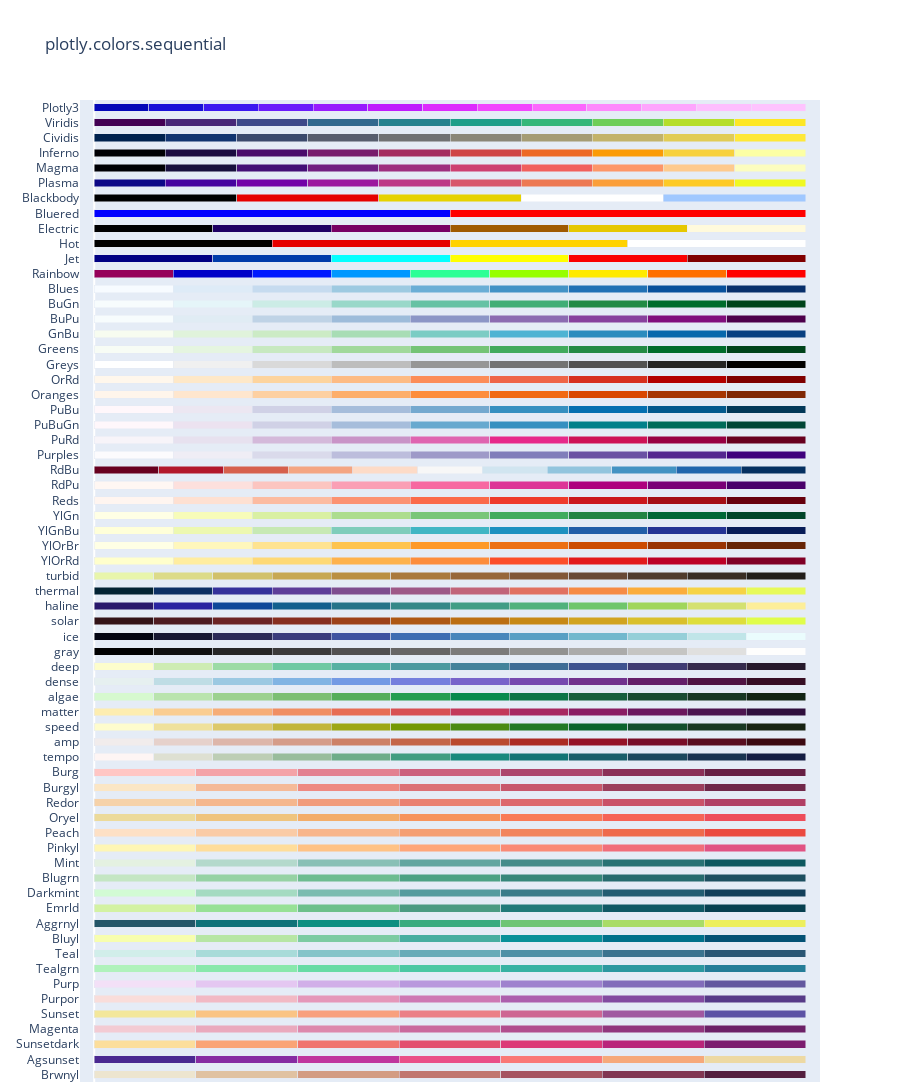

The notebook cell saved with this chart:
### Code cell
import plotly.express as px

fig = px.colors.sequential.swatches()
fig.show()

### Figure 1 — Plotly figure (JSON) as saved in the notebook; plotly's stock layout.template omitted (floating-point values rounded to 4 significant figures)
{"data": [{"customdata": [0, 1, 2, 3, 4, 5, 6], "hovertemplate": "%{y}[%{customdata}] = %{marker.color}<extra></extra>", "marker": {"color": ["rgb(237, 229, 207)", "rgb(224, 194, 162)", "rgb(211, 156, 131)", "rgb(193, 118, 111)", "rgb(166, 84, 97)", "rgb(129, 55, 83)", "rgb(84, 31, 63)"]}, "orientation": "h", "type": "bar", "x": [1, 1, 1, 1, 1, 1, 1], "y": ["Brwnyl", "Brwnyl", "Brwnyl", "Brwnyl", "Brwnyl", "Brwnyl", "Brwnyl"]}, {"customdata": [0, 1, 2, 3, 4, 5, 6], "hovertemplate": "%{y}[%{customdata}] = %{marker.color}<extra></extra>", "marker": {"color": ["rgb(75, 41, 145)", "rgb(135, 44, 162)", "rgb(192, 54, 157)", "rgb(234, 79, 136)", "rgb(250, 120, 118)", "rgb(246, 169, 122)", "rgb(237, 217, 163)"]}, "orientation": "h", "type": "bar", "x": [1, 1, 1, 1, 1, 1, 1], "y": ["Agsunset", "Agsunset", "Agsunset", "Agsunset", "Agsunset", "Agsunset", "Agsunset"]}, {"customdata": [0, 1, 2, 3, 4, 5, 6], "hovertemplate": "%{y}[%{customdata}] = %{marker.color}<extra></extra>", "marker": {"color": ["rgb(252, 222, 156)", "rgb(250, 164, 118)", "rgb(240, 116, 110)", "rgb(227, 79, 111)", "rgb(220, 57, 119)", "rgb(185, 37, 122)", "rgb(124, 29, 111)"]}, "orientation": "h", "type": "bar", "x": [1, 1, 1, 1, 1, 1, 1], "y": ["Sunsetdark", "Sunsetdark", "Sunsetdark", "Sunsetdark", "Sunsetdark", "Sunsetdark", "Sunsetdark"]}, {"customdata": [0, 1, 2, 3, 4, 5, 6], "hovertemplate": "%{y}[%{customdata}] = %{marker.color}<extra></extra>", "marker": {"color": ["rgb(243, 203, 211)", "rgb(234, 169, 189)", "rgb(221, 136, 172)", "rgb(202, 105, 157)", "rgb(177, 77, 142)", "rgb(145, 53, 125)", "rgb(108, 33, 103)"]}, "orientation": "h", "type": "bar", "x": [1, 1, 1, 1, 1, 1, 1], "y": ["Magenta", "Magenta", "Magenta", "Magenta", "Magenta", "Magenta", "Magenta"]}, {"customdata": [0, 1, 2, 3, 4, 5, 6], "hovertemplate": "%{y}[%{customdata}] = %{marker.color}<extra></extra>", "marker": {"color": ["rgb(243, 231, 155)", "rgb(250, 196, 132)", "rgb(248, 160, 126)", "rgb(235, 127, 134)", "rgb(206, 102, 147)", "rgb(160, 89, 160)", "rgb(92, 83, 165)"]}, "orientation": "h", "type": "bar", "x": [1, 1, 1, 1, 1, 1, 1], "y": ["Sunset", "Sunset", "Sunset", "Sunset", "Sunset", "Sunset", "Sunset"]}, {"customdata": [0, 1, 2, 3, 4, 5, 6], "hovertemplate": "%{y}[%{customdata}] = %{marker.color}<extra></extra>", "marker": {"color": ["rgb(249, 221, 218)", "rgb(242, 185, 196)", "rgb(229, 151, 185)", "rgb(206, 120, 179)", "rgb(173, 95, 173)", "rgb(131, 75, 160)", "rgb(87, 59, 136)"]}, "orientation": "h", "type": "bar", "x": [1, 1, 1, 1, 1, 1, 1], "y": ["Purpor", "Purpor", "Purpor", "Purpor", "Purpor", "Purpor", "Purpor"]}, {"customdata": [0, 1, 2, 3, 4, 5, 6], "hovertemplate": "%{y}[%{customdata}] = %{marker.color}<extra></extra>", "marker": {"color": ["rgb(243, 224, 247)", "rgb(228, 199, 241)", "rgb(209, 175, 232)", "rgb(185, 152, 221)", "rgb(159, 130, 206)", "rgb(130, 109, 186)", "rgb(99, 88, 159)"]}, "orientation": "h", "type": "bar", "x": [1, 1, 1, 1, 1, 1, 1], "y": ["Purp", "Purp", "Purp", "Purp", "Purp", "Purp", "Purp"]}, {"customdata": [0, 1, 2, 3, 4, 5, 6], "hovertemplate": "%{y}[%{customdata}] = %{marker.color}<extra></extra>", "marker": {"color": ["rgb(176, 242, 188)", "rgb(137, 232, 172)", "rgb(103, 219, 165)", "rgb(76, 200, 163)", "rgb(56, 178, 163)", "rgb(44, 152, 160)", "rgb(37, 125, 152)"]}, "orientation": "h", "type": "bar", "x": [1, 1, 1, 1, 1, 1, 1], "y": ["Tealgrn", "Tealgrn", "Tealgrn", "Tealgrn", "Tealgrn", "Tealgrn", "Tealgrn"]}, {"customdata": [0, 1, 2, 3, 4, 5, 6], "hovertemplate": "%{y}[%{customdata}] = %{marker.color}<extra></extra>", "marker": {"color": ["rgb(209, 238, 234)", "rgb(168, 219, 217)", "rgb(133, 196, 201)", "rgb(104, 171, 184)", "rgb(79, 144, 166)", "rgb(59, 115, 143)", "rgb(42, 86, 116)"]}, "orientation": "h", "type": "bar", "x": [1, 1, 1, 1, 1, 1, 1], "y": ["Teal", "Teal", "Teal", "Teal", "Teal", "Teal", "Teal"]}, {"customdata": [0, 1, 2, 3, 4, 5, 6], "hovertemplate": "%{y}[%{customdata}] = %{marker.color}<extra></extra>", "marker": {"color": ["rgb(247, 254, 174)", "rgb(183, 230, 165)", "rgb(124, 203, 162)", "rgb(70, 174, 160)", "rgb(8, 144, 153)", "rgb(0, 113, 139)", "rgb(4, 82, 117)"]}, "orientation": "h", "type": "bar", "x": [1, 1, 1, 1, 1, 1, 1], "y": ["Bluyl", "Bluyl", "Bluyl", "Bluyl", "Bluyl", "Bluyl", "Bluyl"]}, {"customdata": [0, 1, 2, 3, 4, 5, 6], "hovertemplate": "%{y}[%{customdata}] = %{marker.color}<extra></extra>", "marker": {"color": ["rgb(36, 86, 104)", "rgb(15, 114, 121)", "rgb(13, 143, 129)", "rgb(57, 171, 126)", "rgb(110, 197, 116)", "rgb(169, 220, 103)", "rgb(237, 239, 93)"]}, "orientation": "h", "type": "bar", "x": [1, 1, 1, 1, 1, 1, 1], "y": ["Aggrnyl", "Aggrnyl", "Aggrnyl", "Aggrnyl", "Aggrnyl", "Aggrnyl", "Aggrnyl"]}, {"customdata": [0, 1, 2, 3, 4, 5, 6], "hovertemplate": "%{y}[%{customdata}] = %{marker.color}<extra></extra>", "marker": {"color": ["rgb(211, 242, 163)", "rgb(151, 225, 150)", "rgb(108, 192, 139)", "rgb(76, 155, 130)", "rgb(33, 122, 121)", "rgb(16, 89, 101)", "rgb(7, 64, 80)"]}, "orientation": "h", "type": "bar", "x": [1, 1, 1, 1, 1, 1, 1], "y": ["Emrld", "Emrld", "Emrld", "Emrld", "Emrld", "Emrld", "Emrld"]}, {"customdata": [0, 1, 2, 3, 4, 5, 6], "hovertemplate": "%{y}[%{customdata}] = %{marker.color}<extra></extra>", "marker": {"color": ["rgb(210, 251, 212)", "rgb(165, 219, 194)", "rgb(123, 188, 176)", "rgb(85, 156, 158)", "rgb(58, 124, 137)", "rgb(35, 93, 114)", "rgb(18, 63, 90)"]}, "orientation": "h", "type": "bar", "x": [1, 1, 1, 1, 1, 1, 1], "y": ["Darkmint", "Darkmint", "Darkmint", "Darkmint", "Darkmint", "Darkmint", "Darkmint"]}, {"customdata": [0, 1, 2, 3, 4, 5, 6], "hovertemplate": "%{y}[%{customdata}] = %{marker.color}<extra></extra>", "marker": {"color": ["rgb(196, 230, 195)", "rgb(150, 210, 164)", "rgb(109, 188, 144)", "rgb(77, 162, 132)", "rgb(54, 135, 122)", "rgb(38, 107, 110)", "rgb(29, 79, 96)"]}, "orientation": "h", "type": "bar", "x": [1, 1, 1, 1, 1, 1, 1], "y": ["Blugrn", "Blugrn", "Blugrn", "Blugrn", "Blugrn", "Blugrn", "Blugrn"]}, {"customdata": [0, 1, 2, 3, 4, 5, 6], "hovertemplate": "%{y}[%{customdata}] = %{marker.color}<extra></extra>", "marker": {"color": ["rgb(228, 241, 225)", "rgb(180, 217, 204)", "rgb(137, 192, 182)", "rgb(99, 166, 160)", "rgb(68, 140, 138)", "rgb(40, 114, 116)", "rgb(13, 88, 95)"]}, "orientation": "h", "type": "bar", "x": [1, 1, 1, 1, 1, 1, 1], "y": ["Mint", "Mint", "Mint", "Mint", "Mint", "Mint", "Mint"]}, {"customdata": [0, 1, 2, 3, 4, 5, 6], "hovertemplate": "%{y}[%{customdata}] = %{marker.color}<extra></extra>", "marker": {"color": ["rgb(254, 246, 181)", "rgb(255, 221, 154)", "rgb(255, 194, 133)", "rgb(255, 166, 121)", "rgb(250, 138, 118)", "rgb(241, 109, 122)", "rgb(225, 83, 131)"]}, "orientation": "h", "type": "bar", "x": [1, 1, 1, 1, 1, 1, 1], "y": ["Pinkyl", "Pinkyl", "Pinkyl", "Pinkyl", "Pinkyl", "Pinkyl", "Pinkyl"]}, {"customdata": [0, 1, 2, 3, 4, 5, 6], "hovertemplate": "%{y}[%{customdata}] = %{marker.color}<extra></extra>", "marker": {"color": ["rgb(253, 224, 197)", "rgb(250, 203, 166)", "rgb(248, 181, 139)", "rgb(245, 158, 114)", "rgb(242, 133, 93)", "rgb(239, 106, 76)", "rgb(235, 74, 64)"]}, "orientation": "h", "type": "bar", "x": [1, 1, 1, 1, 1, 1, 1], "y": ["Peach", "Peach", "Peach", "Peach", "Peach", "Peach", "Peach"]}, {"customdata": [0, 1, 2, 3, 4, 5, 6], "hovertemplate": "%{y}[%{customdata}] = %{marker.color}<extra></extra>", "marker": {"color": ["rgb(236, 218, 154)", "rgb(239, 196, 126)", "rgb(243, 173, 106)", "rgb(247, 148, 93)", "rgb(249, 123, 87)", "rgb(246, 99, 86)", "rgb(238, 77, 90)"]}, "orientation": "h", "type": "bar", "x": [1, 1, 1, 1, 1, 1, 1], "y": ["Oryel", "Oryel", "Oryel", "Oryel", "Oryel", "Oryel", "Oryel"]}, {"customdata": [0, 1, 2, 3, 4, 5, 6], "hovertemplate": "%{y}[%{customdata}] = %{marker.color}<extra></extra>", "marker": {"color": ["rgb(246, 210, 169)", "rgb(245, 183, 142)", "rgb(241, 156, 124)", "rgb(234, 129, 113)", "rgb(221, 104, 108)", "rgb(202, 82, 104)", "rgb(177, 63, 100)"]}, "orientation": "h", "type": "bar", "x": [1, 1, 1, 1, 1, 1, 1], "y": ["Redor", "Redor", "Redor", "Redor", "Redor", "Redor", "Redor"]}, {"customdata": [0, 1, 2, 3, 4, 5, 6], "hovertemplate": "%{y}[%{customdata}] = %{marker.color}<extra></extra>", "marker": {"color": ["rgb(251, 230, 197)", "rgb(245, 186, 152)", "rgb(238, 138, 130)", "rgb(220, 113, 118)", "rgb(200, 88, 108)", "rgb(156, 63, 93)", "rgb(112, 40, 74)"]}, "orientation": "h", "type": "bar", "x": [1, 1, 1, 1, 1, 1, 1], "y": ["Burgyl", "Burgyl", "Burgyl", "Burgyl", "Burgyl", "Burgyl", "Burgyl"]}, {"customdata": [0, 1, 2, 3, 4, 5, 6], "hovertemplate": "%{y}[%{customdata}] = %{marker.color}<extra></extra>", "marker": {"color": ["rgb(255, 198, 196)", "rgb(244, 163, 168)", "rgb(227, 129, 145)", "rgb(204, 96, 125)", "rgb(173, 70, 108)", "rgb(139, 48, 88)", "rgb(103, 32, 68)"]}, "orientation": "h", "type": "bar", "x": [1, 1, 1, 1, 1, 1, 1], "y": ["Burg", "Burg", "Burg", "Burg", "Burg", "Burg", "Burg"]}, {"customdata": [0, 1, 2, 3, 4, 5, 6, 7, 8, 9, 10, 11], "hovertemplate": "%{y}[%{customdata}] = %{marker.color}<extra></extra>", "marker": {"color": ["rgb(254, 245, 244)", "rgb(222, 224, 210)", "rgb(189, 206, 181)", "rgb(153, 189, 156)", "rgb(110, 173, 138)", "rgb(65, 157, 129)", "rgb(25, 137, 125)", "rgb(18, 116, 117)", "rgb(25, 94, 106)", "rgb(28, 72, 93)", "rgb(25, 51, 80)", "rgb(20, 29, 67)"]}, "orientation": "h", "type": "bar", "x": [1, 1, 1, 1, 1, 1, 1, 1, 1, 1, 1, 1], "y": ["tempo", "tempo", "tempo", "tempo", "tempo", "tempo", "tempo", "tempo", "tempo", "tempo", "tempo", "tempo"]}, {"customdata": [0, 1, 2, 3, 4, 5, 6, 7, 8, 9, 10, 11], "hovertemplate": "%{y}[%{customdata}] = %{marker.color}<extra></extra>", "marker": {"color": ["rgb(241, 236, 236)", "rgb(230, 209, 203)", "rgb(221, 182, 170)", "rgb(213, 156, 137)", "rgb(205, 129, 103)", "rgb(196, 102, 73)", "rgb(186, 74, 47)", "rgb(172, 44, 36)", "rgb(149, 19, 39)", "rgb(120, 14, 40)", "rgb(89, 13, 31)", "rgb(60, 9, 17)"]}, "orientation": "h", "type": "bar", "x": [1, 1, 1, 1, 1, 1, 1, 1, 1, 1, 1, 1], "y": ["amp", "amp", "amp", "amp", "amp", "amp", "amp", "amp", "amp", "amp", "amp", "amp"]}, {"customdata": [0, 1, 2, 3, 4, 5, 6, 7, 8, 9, 10, 11], "hovertemplate": "%{y}[%{customdata}] = %{marker.color}<extra></extra>", "marker": {"color": ["rgb(254, 252, 205)", "rgb(239, 225, 156)", "rgb(221, 201, 106)", "rgb(194, 182, 59)", "rgb(157, 167, 21)", "rgb(116, 153, 5)", "rgb(75, 138, 20)", "rgb(35, 121, 36)", "rgb(11, 100, 44)", "rgb(18, 78, 43)", "rgb(25, 56, 34)", "rgb(23, 35, 18)"]}, "orientation": "h", "type": "bar", "x": [1, 1, 1, 1, 1, 1, 1, 1, 1, 1, 1, 1], "y": ["speed", "speed", "speed", "speed", "speed", "speed", "speed", "speed", "speed", "speed", "speed", "speed"]}, {"customdata": [0, 1, 2, 3, 4, 5, 6, 7, 8, 9, 10, 11], "hovertemplate": "%{y}[%{customdata}] = %{marker.color}<extra></extra>", "marker": {"color": ["rgb(253, 237, 176)", "rgb(250, 205, 145)", "rgb(246, 173, 119)", "rgb(240, 142, 98)", "rgb(231, 109, 84)", "rgb(216, 80, 83)", "rgb(195, 56, 90)", "rgb(168, 40, 96)", "rgb(138, 29, 99)", "rgb(107, 24, 93)", "rgb(76, 21, 80)", "rgb(47, 15, 61)"]}, "orientation": "h", "type": "bar", "x": [1, 1, 1, 1, 1, 1, 1, 1, 1, 1, 1, 1], "y": ["matter", "matter", "matter", "matter", "matter", "matter", "matter", "matter", "matter", "matter", "matter", "matter"]}, {"customdata": [0, 1, 2, 3, 4, 5, 6, 7, 8, 9, 10, 11], "hovertemplate": "%{y}[%{customdata}] = %{marker.color}<extra></extra>", "marker": {"color": ["rgb(214, 249, 207)", "rgb(186, 228, 174)", "rgb(156, 209, 143)", "rgb(124, 191, 115)", "rgb(85, 174, 91)", "rgb(37, 157, 81)", "rgb(7, 138, 78)", "rgb(13, 117, 71)", "rgb(23, 95, 61)", "rgb(25, 75, 49)", "rgb(23, 55, 35)", "rgb(17, 36, 20)"]}, "orientation": "h", "type": "bar", "x": [1, 1, 1, 1, 1, 1, 1, 1, 1, 1, 1, 1], "y": ["algae", "algae", "algae", "algae", "algae", "algae", "algae", "algae", "algae", "algae", "algae", "algae"]}, {"customdata": [0, 1, 2, 3, 4, 5, 6, 7, 8, 9, 10, 11], "hovertemplate": "%{y}[%{customdata}] = %{marker.color}<extra></extra>", "marker": {"color": ["rgb(230, 240, 240)", "rgb(191, 221, 229)", "rgb(156, 201, 226)", "rgb(129, 180, 227)", "rgb(115, 154, 228)", "rgb(117, 127, 221)", "rgb(120, 100, 202)", "rgb(119, 74, 175)", "rgb(113, 50, 141)", "rgb(100, 31, 104)", "rgb(80, 20, 66)", "rgb(54, 14, 36)"]}, "orientation": "h", "type": "bar", "x": [1, 1, 1, 1, 1, 1, 1, 1, 1, 1, 1, 1], "y": ["dense", "dense", "dense", "dense", "dense", "dense", "dense", "dense", "dense", "dense", "dense", "dense"]}, {"customdata": [0, 1, 2, 3, 4, 5, 6, 7, 8, 9, 10, 11], "hovertemplate": "%{y}[%{customdata}] = %{marker.color}<extra></extra>", "marker": {"color": ["rgb(253, 253, 204)", "rgb(206, 236, 179)", "rgb(156, 219, 165)", "rgb(111, 201, 163)", "rgb(86, 177, 163)", "rgb(76, 153, 160)", "rgb(68, 130, 155)", "rgb(62, 108, 150)", "rgb(62, 82, 143)", "rgb(64, 60, 115)", "rgb(54, 43, 77)", "rgb(39, 26, 44)"]}, "orientation": "h", "type": "bar", "x": [1, 1, 1, 1, 1, 1, 1, 1, 1, 1, 1, 1], "y": ["deep", "deep", "deep", "deep", "deep", "deep", "deep", "deep", "deep", "deep", "deep", "deep"]}, {"customdata": [0, 1, 2, 3, 4, 5, 6, 7, 8, 9, 10, 11], "hovertemplate": "%{y}[%{customdata}] = %{marker.color}<extra></extra>", "marker": {"color": ["rgb(0, 0, 0)", "rgb(16, 16, 16)", "rgb(38, 38, 38)", "rgb(59, 59, 59)", "rgb(81, 80, 80)", "rgb(102, 101, 101)", "rgb(124, 123, 122)", "rgb(146, 146, 145)", "rgb(171, 171, 170)", "rgb(197, 197, 195)", "rgb(224, 224, 223)", "rgb(254, 254, 253)"]}, "orientation": "h", "type": "bar", "x": [1, 1, 1, 1, 1, 1, 1, 1, 1, 1, 1, 1], "y": ["gray", "gray", "gray", "gray", "gray", "gray", "gray", "gray", "gray", "gray", "gray", "gray"]}, {"customdata": [0, 1, 2, 3, 4, 5, 6, 7, 8, 9, 10, 11], "hovertemplate": "%{y}[%{customdata}] = %{marker.color}<extra></extra>", "marker": {"color": ["rgb(3, 5, 18)", "rgb(25, 25, 51)", "rgb(44, 42, 87)", "rgb(58, 60, 125)", "rgb(62, 83, 160)", "rgb(62, 109, 178)", "rgb(72, 134, 187)", "rgb(89, 159, 196)", "rgb(114, 184, 205)", "rgb(149, 207, 216)", "rgb(192, 229, 232)", "rgb(234, 252, 253)"]}, "orientation": "h", "type": "bar", "x": [1, 1, 1, 1, 1, 1, 1, 1, 1, 1, 1, 1], "y": ["ice", "ice", "ice", "ice", "ice", "ice", "ice", "ice", "ice", "ice", "ice", "ice"]}, {"customdata": [0, 1, 2, 3, 4, 5, 6, 7, 8, 9, 10, 11], "hovertemplate": "%{y}[%{customdata}] = %{marker.color}<extra></extra>", "marker": {"color": ["rgb(51, 19, 23)", "rgb(79, 28, 33)", "rgb(108, 36, 36)", "rgb(135, 47, 32)", "rgb(157, 66, 25)", "rgb(174, 88, 20)", "rgb(188, 111, 19)", "rgb(199, 137, 22)", "rgb(209, 164, 32)", "rgb(217, 192, 44)", "rgb(222, 222, 59)", "rgb(224, 253, 74)"]}, "orientation": "h", "type": "bar", "x": [1, 1, 1, 1, 1, 1, 1, 1, 1, 1, 1, 1], "y": ["solar", "solar", "solar", "solar", "solar", "solar", "solar", "solar", "solar", "solar", "solar", "solar"]}, {"customdata": [0, 1, 2, 3, 4, 5, 6, 7, 8, 9, 10, 11], "hovertemplate": "%{y}[%{customdata}] = %{marker.color}<extra></extra>", "marker": {"color": ["rgb(41, 24, 107)", "rgb(42, 35, 160)", "rgb(15, 71, 153)", "rgb(18, 95, 142)", "rgb(38, 116, 137)", "rgb(53, 136, 136)", "rgb(65, 157, 133)", "rgb(81, 178, 124)", "rgb(111, 198, 107)", "rgb(160, 214, 91)", "rgb(212, 225, 112)", "rgb(253, 238, 153)"]}, "orientation": "h", "type": "bar", "x": [1, 1, 1, 1, 1, 1, 1, 1, 1, 1, 1, 1], "y": ["haline", "haline", "haline", "haline", "haline", "haline", "haline", "haline", "haline", "haline", "haline", "haline"]}, {"customdata": [0, 1, 2, 3, 4, 5, 6, 7, 8, 9, 10, 11], "hovertemplate": "%{y}[%{customdata}] = %{marker.color}<extra></extra>", "marker": {"color": ["rgb(3, 35, 51)", "rgb(13, 48, 100)", "rgb(53, 50, 155)", "rgb(93, 62, 153)", "rgb(126, 77, 143)", "rgb(158, 89, 135)", "rgb(193, 100, 121)", "rgb(225, 113, 97)", "rgb(246, 139, 69)", "rgb(251, 173, 60)", "rgb(246, 211, 70)", "rgb(231, 250, 90)"]}, "orientation": "h", "type": "bar", "x": [1, 1, 1, 1, 1, 1, 1, 1, 1, 1, 1, 1], "y": ["thermal", "thermal", "thermal", "thermal", "thermal", "thermal", "thermal", "thermal", "thermal", "thermal", "thermal", "thermal"]}, {"customdata": [0, 1, 2, 3, 4, 5, 6, 7, 8, 9, 10, 11], "hovertemplate": "%{y}[%{customdata}] = %{marker.color}<extra></extra>", "marker": {"color": ["rgb(232, 245, 171)", "rgb(220, 219, 137)", "rgb(209, 193, 107)", "rgb(199, 168, 83)", "rgb(186, 143, 66)", "rgb(170, 121, 60)", "rgb(151, 103, 58)", "rgb(129, 87, 56)", "rgb(104, 72, 53)", "rgb(80, 59, 46)", "rgb(57, 45, 37)", "rgb(34, 30, 27)"]}, "orientation": "h", "type": "bar", "x": [1, 1, 1, 1, 1, 1, 1, 1, 1, 1, 1, 1], "y": ["turbid", "turbid", "turbid", "turbid", "turbid", "turbid", "turbid", "turbid", "turbid", "turbid", "turbid", "turbid"]}, {"customdata": [0, 1, 2, 3, 4, 5, 6, 7, 8], "hovertemplate": "%{y}[%{customdata}] = %{marker.color}<extra></extra>", "marker": {"color": ["rgb(255,255,204)", "rgb(255,237,160)", "rgb(254,217,118)", "rgb(254,178,76)", "rgb(253,141,60)", "rgb(252,78,42)", "rgb(227,26,28)", "rgb(189,0,38)", "rgb(128,0,38)"]}, "orientation": "h", "type": "bar", "x": [1, 1, 1, 1, 1, 1, 1, 1, 1], "y": ["YlOrRd", "YlOrRd", "YlOrRd", "YlOrRd", "YlOrRd", "YlOrRd", "YlOrRd", "YlOrRd", "YlOrRd"]}, {"customdata": [0, 1, 2, 3, 4, 5, 6, 7, 8], "hovertemplate": "%{y}[%{customdata}] = %{marker.color}<extra></extra>", "marker": {"color": ["rgb(255,255,229)", "rgb(255,247,188)", "rgb(254,227,145)", "rgb(254,196,79)", "rgb(254,153,41)", "rgb(236,112,20)", "rgb(204,76,2)", "rgb(153,52,4)", "rgb(102,37,6)"]}, "orientation": "h", "type": "bar", "x": [1, 1, 1, 1, 1, 1, 1, 1, 1], "y": ["YlOrBr", "YlOrBr", "YlOrBr", "YlOrBr", "YlOrBr", "YlOrBr", "YlOrBr", "YlOrBr", "YlOrBr"]}, {"customdata": [0, 1, 2, 3, 4, 5, 6, 7, 8], "hovertemplate": "%{y}[%{customdata}] = %{marker.color}<extra></extra>", "marker": {"color": ["rgb(255,255,217)", "rgb(237,248,177)", "rgb(199,233,180)", "rgb(127,205,187)", "rgb(65,182,196)", "rgb(29,145,192)", "rgb(34,94,168)", "rgb(37,52,148)", "rgb(8,29,88)"]}, "orientation": "h", "type": "bar", "x": [1, 1, 1, 1, 1, 1, 1, 1, 1], "y": ["YlGnBu", "YlGnBu", "YlGnBu", "YlGnBu", "YlGnBu", "YlGnBu", "YlGnBu", "YlGnBu", "YlGnBu"]}, {"customdata": [0, 1, 2, 3, 4, 5, 6, 7, 8], "hovertemplate": "%{y}[%{customdata}] = %{marker.color}<extra></extra>", "marker": {"color": ["rgb(255,255,229)", "rgb(247,252,185)", "rgb(217,240,163)", "rgb(173,221,142)", "rgb(120,198,121)", "rgb(65,171,93)", "rgb(35,132,67)", "rgb(0,104,55)", "rgb(0,69,41)"]}, "orientation": "h", "type": "bar", "x": [1, 1, 1, 1, 1, 1, 1, 1, 1], "y": ["YlGn", "YlGn", "YlGn", "YlGn", "YlGn", "YlGn", "YlGn", "YlGn", "YlGn"]}, {"customdata": [0, 1, 2, 3, 4, 5, 6, 7, 8], "hovertemplate": "%{y}[%{customdata}] = %{marker.color}<extra></extra>", "marker": {"color": ["rgb(255,245,240)", "rgb(254,224,210)", "rgb(252,187,161)", "rgb(252,146,114)", "rgb(251,106,74)", "rgb(239,59,44)", "rgb(203,24,29)", "rgb(165,15,21)", "rgb(103,0,13)"]}, "orientation": "h", "type": "bar", "x": [1, 1, 1, 1, 1, 1, 1, 1, 1], "y": ["Reds", "Reds", "Reds", "Reds", "Reds", "Reds", "Reds", "Reds", "Reds"]}, {"customdata": [0, 1, 2, 3, 4, 5, 6, 7, 8], "hovertemplate": "%{y}[%{customdata}] = %{marker.color}<extra></extra>", "marker": {"color": ["rgb(255,247,243)", "rgb(253,224,221)", "rgb(252,197,192)", "rgb(250,159,181)", "rgb(247,104,161)", "rgb(221,52,151)", "rgb(174,1,126)", "rgb(122,1,119)", "rgb(73,0,106)"]}, "orientation": "h", "type": "bar", "x": [1, 1, 1, 1, 1, 1, 1, 1, 1], "y": ["RdPu", "RdPu", "RdPu", "RdPu", "RdPu", "RdPu", "RdPu", "RdPu", "RdPu"]}, {"customdata": [0, 1, 2, 3, 4, 5, 6, 7, 8, 9, 10], "hovertemplate": "%{y}[%{customdata}] = %{marker.color}<extra></extra>", "marker": {"color": ["rgb(103,0,31)", "rgb(178,24,43)", "rgb(214,96,77)", "rgb(244,165,130)", "rgb(253,219,199)", "rgb(247,247,247)", "rgb(209,229,240)", "rgb(146,197,222)", "rgb(67,147,195)", "rgb(33,102,172)", "rgb(5,48,97)"]}, "orientation": "h", "type": "bar", "x": [1, 1, 1, 1, 1, 1, 1, 1, 1, 1, 1], "y": ["RdBu", "RdBu", "RdBu", "RdBu", "RdBu", "RdBu", "RdBu", "RdBu", "RdBu", "RdBu", "RdBu"]}, {"customdata": [0, 1, 2, 3, 4, 5, 6, 7, 8], "hovertemplate": "%{y}[%{customdata}] = %{marker.color}<extra></extra>", "marker": {"color": ["rgb(252,251,253)", "rgb(239,237,245)", "rgb(218,218,235)", "rgb(188,189,220)", "rgb(158,154,200)", "rgb(128,125,186)", "rgb(106,81,163)", "rgb(84,39,143)", "rgb(63,0,125)"]}, "orientation": "h", "type": "bar", "x": [1, 1, 1, 1, 1, 1, 1, 1, 1], "y": ["Purples", "Purples", "Purples", "Purples", "Purples", "Purples", "Purples", "Purples", "Purples"]}, {"customdata": [0, 1, 2, 3, 4, 5, 6, 7, 8], "hovertemplate": "%{y}[%{customdata}] = %{marker.color}<extra></extra>", "marker": {"color": ["rgb(247,244,249)", "rgb(231,225,239)", "rgb(212,185,218)", "rgb(201,148,199)", "rgb(223,101,176)", "rgb(231,41,138)", "rgb(206,18,86)", "rgb(152,0,67)", "rgb(103,0,31)"]}, "orientation": "h", "type": "bar", "x": [1, 1, 1, 1, 1, 1, 1, 1, 1], "y": ["PuRd", "PuRd", "PuRd", "PuRd", "PuRd", "PuRd", "PuRd", "PuRd", "PuRd"]}, {"customdata": [0, 1, 2, 3, 4, 5, 6, 7, 8], "hovertemplate": "%{y}[%{customdata}] = %{marker.color}<extra></extra>", "marker": {"color": ["rgb(255,247,251)", "rgb(236,226,240)", "rgb(208,209,230)", "rgb(166,189,219)", "rgb(103,169,207)", "rgb(54,144,192)", "rgb(2,129,138)", "rgb(1,108,89)", "rgb(1,70,54)"]}, "orientation": "h", "type": "bar", "x": [1, 1, 1, 1, 1, 1, 1, 1, 1], "y": ["PuBuGn", "PuBuGn", "PuBuGn", "PuBuGn", "PuBuGn", "PuBuGn", "PuBuGn", "PuBuGn", "PuBuGn"]}, {"customdata": [0, 1, 2, 3, 4, 5, 6, 7, 8], "hovertemplate": "%{y}[%{customdata}] = %{marker.color}<extra></extra>", "marker": {"color": ["rgb(255,247,251)", "rgb(236,231,242)", "rgb(208,209,230)", "rgb(166,189,219)", "rgb(116,169,207)", "rgb(54,144,192)", "rgb(5,112,176)", "rgb(4,90,141)", "rgb(2,56,88)"]}, "orientation": "h", "type": "bar", "x": [1, 1, 1, 1, 1, 1, 1, 1, 1], "y": ["PuBu", "PuBu", "PuBu", "PuBu", "PuBu", "PuBu", "PuBu", "PuBu", "PuBu"]}, {"customdata": [0, 1, 2, 3, 4, 5, 6, 7, 8], "hovertemplate": "%{y}[%{customdata}] = %{marker.color}<extra></extra>", "marker": {"color": ["rgb(255,245,235)", "rgb(254,230,206)", "rgb(253,208,162)", "rgb(253,174,107)", "rgb(253,141,60)", "rgb(241,105,19)", "rgb(217,72,1)", "rgb(166,54,3)", "rgb(127,39,4)"]}, "orientation": "h", "type": "bar", "x": [1, 1, 1, 1, 1, 1, 1, 1, 1], "y": ["Oranges", "Oranges", "Oranges", "Oranges", "Oranges", "Oranges", "Oranges", "Oranges", "Oranges"]}, {"customdata": [0, 1, 2, 3, 4, 5, 6, 7, 8], "hovertemplate": "%{y}[%{customdata}] = %{marker.color}<extra></extra>", "marker": {"color": ["rgb(255,247,236)", "rgb(254,232,200)", "rgb(253,212,158)", "rgb(253,187,132)", "rgb(252,141,89)", "rgb(239,101,72)", "rgb(215,48,31)", "rgb(179,0,0)", "rgb(127,0,0)"]}, "orientation": "h", "type": "bar", "x": [1, 1, 1, 1, 1, 1, 1, 1, 1], "y": ["OrRd", "OrRd", "OrRd", "OrRd", "OrRd", "OrRd", "OrRd", "OrRd", "OrRd"]}, {"customdata": [0, 1, 2, 3, 4, 5, 6, 7, 8], "hovertemplate": "%{y}[%{customdata}] = %{marker.color}<extra></extra>", "marker": {"color": ["rgb(255,255,255)", "rgb(240,240,240)", "rgb(217,217,217)", "rgb(189,189,189)", "rgb(150,150,150)", "rgb(115,115,115)", "rgb(82,82,82)", "rgb(37,37,37)", "rgb(0,0,0)"]}, "orientation": "h", "type": "bar", "x": [1, 1, 1, 1, 1, 1, 1, 1, 1], "y": ["Greys", "Greys", "Greys", "Greys", "Greys", "Greys", "Greys", "Greys", "Greys"]}, {"customdata": [0, 1, 2, 3, 4, 5, 6, 7, 8], "hovertemplate": "%{y}[%{customdata}] = %{marker.color}<extra></extra>", "marker": {"color": ["rgb(247,252,245)", "rgb(229,245,224)", "rgb(199,233,192)", "rgb(161,217,155)", "rgb(116,196,118)", "rgb(65,171,93)", "rgb(35,139,69)", "rgb(0,109,44)", "rgb(0,68,27)"]}, "orientation": "h", "type": "bar", "x": [1, 1, 1, 1, 1, 1, 1, 1, 1], "y": ["Greens", "Greens", "Greens", "Greens", "Greens", "Greens", "Greens", "Greens", "Greens"]}, {"customdata": [0, 1, 2, 3, 4, 5, 6, 7, 8], "hovertemplate": "%{y}[%{customdata}] = %{marker.color}<extra></extra>", "marker": {"color": ["rgb(247,252,240)", "rgb(224,243,219)", "rgb(204,235,197)", "rgb(168,221,181)", "rgb(123,204,196)", "rgb(78,179,211)", "rgb(43,140,190)", "rgb(8,104,172)", "rgb(8,64,129)"]}, "orientation": "h", "type": "bar", "x": [1, 1, 1, 1, 1, 1, 1, 1, 1], "y": ["GnBu", "GnBu", "GnBu", "GnBu", "GnBu", "GnBu", "GnBu", "GnBu", "GnBu"]}, {"customdata": [0, 1, 2, 3, 4, 5, 6, 7, 8], "hovertemplate": "%{y}[%{customdata}] = %{marker.color}<extra></extra>", "marker": {"color": ["rgb(247,252,253)", "rgb(224,236,244)", "rgb(191,211,230)", "rgb(158,188,218)", "rgb(140,150,198)", "rgb(140,107,177)", "rgb(136,65,157)", "rgb(129,15,124)", "rgb(77,0,75)"]}, "orientation": "h", "type": "bar", "x": [1, 1, 1, 1, 1, 1, 1, 1, 1], "y": ["BuPu", "BuPu", "BuPu", "BuPu", "BuPu", "BuPu", "BuPu", "BuPu", "BuPu"]}, {"customdata": [0, 1, 2, 3, 4, 5, 6, 7, 8], "hovertemplate": "%{y}[%{customdata}] = %{marker.color}<extra></extra>", "marker": {"color": ["rgb(247,252,253)", "rgb(229,245,249)", "rgb(204,236,230)", "rgb(153,216,201)", "rgb(102,194,164)", "rgb(65,174,118)", "rgb(35,139,69)", "rgb(0,109,44)", "rgb(0,68,27)"]}, "orientation": "h", "type": "bar", "x": [1, 1, 1, 1, 1, 1, 1, 1, 1], "y": ["BuGn", "BuGn", "BuGn", "BuGn", "BuGn", "BuGn", "BuGn", "BuGn", "BuGn"]}, {"customdata": [0, 1, 2, 3, 4, 5, 6, 7, 8], "hovertemplate": "%{y}[%{customdata}] = %{marker.color}<extra></extra>", "marker": {"color": ["rgb(247,251,255)", "rgb(222,235,247)", "rgb(198,219,239)", "rgb(158,202,225)", "rgb(107,174,214)", "rgb(66,146,198)", "rgb(33,113,181)", "rgb(8,81,156)", "rgb(8,48,107)"]}, "orientation": "h", "type": "bar", "x": [1, 1, 1, 1, 1, 1, 1, 1, 1], "y": ["Blues", "Blues", "Blues", "Blues", "Blues", "Blues", "Blues", "Blues", "Blues"]}, {"customdata": [0, 1, 2, 3, 4, 5, 6, 7, 8], "hovertemplate": "%{y}[%{customdata}] = %{marker.color}<extra></extra>", "marker": {"color": ["rgb(150,0,90)", "rgb(0,0,200)", "rgb(0,25,255)", "rgb(0,152,255)", "rgb(44,255,150)", "rgb(151,255,0)", "rgb(255,234,0)", "rgb(255,111,0)", "rgb(255,0,0)"]}, "orientation": "h", "type": "bar", "x": [1, 1, 1, 1, 1, 1, 1, 1, 1], "y": ["Rainbow", "Rainbow", "Rainbow", "Rainbow", "Rainbow", "Rainbow", "Rainbow", "Rainbow", "Rainbow"]}, {"customdata": [0, 1, 2, 3, 4, 5], "hovertemplate": "%{y}[%{customdata}] = %{marker.color}<extra></extra>", "marker": {"color": ["rgb(0,0,131)", "rgb(0,60,170)", "rgb(5,255,255)", "rgb(255,255,0)", "rgb(250,0,0)", "rgb(128,0,0)"]}, "orientation": "h", "type": "bar", "x": [1, 1, 1, 1, 1, 1], "y": ["Jet", "Jet", "Jet", "Jet", "Jet", "Jet"]}, {"customdata": [0, 1, 2, 3], "hovertemplate": "%{y}[%{customdata}] = %{marker.color}<extra></extra>", "marker": {"color": ["rgb(0,0,0)", "rgb(230,0,0)", "rgb(255,210,0)", "rgb(255,255,255)"]}, "orientation": "h", "type": "bar", "x": [1, 1, 1, 1], "y": ["Hot", "Hot", "Hot", "Hot"]}, {"customdata": [0, 1, 2, 3, 4, 5], "hovertemplate": "%{y}[%{customdata}] = %{marker.color}<extra></extra>", "marker": {"color": ["rgb(0,0,0)", "rgb(30,0,100)", "rgb(120,0,100)", "rgb(160,90,0)", "rgb(230,200,0)", "rgb(255,250,220)"]}, "orientation": "h", "type": "bar", "x": [1, 1, 1, 1, 1, 1], "y": ["Electric", "Electric", "Electric", "Electric", "Electric", "Electric"]}, {"customdata": [0, 1], "hovertemplate": "%{y}[%{customdata}] = %{marker.color}<extra></extra>", "marker": {"color": ["rgb(0,0,255)", "rgb(255,0,0)"]}, "orientation": "h", "type": "bar", "x": [1, 1], "y": ["Bluered", "Bluered"]}, {"customdata": [0, 1, 2, 3, 4], "hovertemplate": "%{y}[%{customdata}] = %{marker.color}<extra></extra>", "marker": {"color": ["rgb(0,0,0)", "rgb(230,0,0)", "rgb(230,210,0)", "rgb(255,255,255)", "rgb(160,200,255)"]}, "orientation": "h", "type": "bar", "x": [1, 1, 1, 1, 1], "y": ["Blackbody", "Blackbody", "Blackbody", "Blackbody", "Blackbody"]}, {"customdata": [0, 1, 2, 3, 4, 5, 6, 7, 8, 9], "hovertemplate": "%{y}[%{customdata}] = %{marker.color}<extra></extra>", "marker": {"color": ["#0d0887", "#46039f", "#7201a8", "#9c179e", "#bd3786", "#d8576b", "#ed7953", "#fb9f3a", "#fdca26", "#f0f921"]}, "orientation": "h", "type": "bar", "x": [1, 1, 1, 1, 1, 1, 1, 1, 1, 1], "y": ["Plasma", "Plasma", "Plasma", "Plasma", "Plasma", "Plasma", "Plasma", "Plasma", "Plasma", "Plasma"]}, {"customdata": [0, 1, 2, 3, 4, 5, 6, 7, 8, 9], "hovertemplate": "%{y}[%{customdata}] = %{marker.color}<extra></extra>", "marker": {"color": ["#000004", "#180f3d", "#440f76", "#721f81", "#9e2f7f", "#cd4071", "#f1605d", "#fd9668", "#feca8d", "#fcfdbf"]}, "orientation": "h", "type": "bar", "x": [1, 1, 1, 1, 1, 1, 1, 1, 1, 1], "y": ["Magma", "Magma", "Magma", "Magma", "Magma", "Magma", "Magma", "Magma", "Magma", "Magma"]}, {"customdata": [0, 1, 2, 3, 4, 5, 6, 7, 8, 9], "hovertemplate": "%{y}[%{customdata}] = %{marker.color}<extra></extra>", "marker": {"color": ["#000004", "#1b0c41", "#4a0c6b", "#781c6d", "#a52c60", "#cf4446", "#ed6925", "#fb9b06", "#f7d13d", "#fcffa4"]}, "orientation": "h", "type": "bar", "x": [1, 1, 1, 1, 1, 1, 1, 1, 1, 1], "y": ["Inferno", "Inferno", "Inferno", "Inferno", "Inferno", "Inferno", "Inferno", "Inferno", "Inferno", "Inferno"]}, {"customdata": [0, 1, 2, 3, 4, 5, 6, 7, 8, 9], "hovertemplate": "%{y}[%{customdata}] = %{marker.color}<extra></extra>", "marker": {"color": ["#00224e", "#123570", "#3b496c", "#575d6d", "#707173", "#8a8678", "#a59c74", "#c3b369", "#e1cc55", "#fee838"]}, "orientation": "h", "type": "bar", "x": [1, 1, 1, 1, 1, 1, 1, 1, 1, 1], "y": ["Cividis", "Cividis", "Cividis", "Cividis", "Cividis", "Cividis", "Cividis", "Cividis", "Cividis", "Cividis"]}, {"customdata": [0, 1, 2, 3, 4, 5, 6, 7, 8, 9], "hovertemplate": "%{y}[%{customdata}] = %{marker.color}<extra></extra>", "marker": {"color": ["#440154", "#482878", "#3e4989", "#31688e", "#26828e", "#1f9e89", "#35b779", "#6ece58", "#b5de2b", "#fde725"]}, "orientation": "h", "type": "bar", "x": [1, 1, 1, 1, 1, 1, 1, 1, 1, 1], "y": ["Viridis", "Viridis", "Viridis", "Viridis", "Viridis", "Viridis", "Viridis", "Viridis", "Viridis", "Viridis"]}, {"customdata": [0, 1, 2, 3, 4, 5, 6, 7, 8, 9, 10, 11, 12], "hovertemplate": "%{y}[%{customdata}] = %{marker.color}<extra></extra>", "marker": {"color": ["#0508b8", "#1910d8", "#3c19f0", "#6b1cfb", "#981cfd", "#bf1cfd", "#dd2bfd", "#f246fe", "#fc67fd", "#fe88fc", "#fea5fd", "#febefe", "#fec3fe"]}, "orientation": "h", "type": "bar", "x": [1, 1, 1, 1, 1, 1, 1, 1, 1, 1, 1, 1, 1], "y": ["Plotly3", "Plotly3", "Plotly3", "Plotly3", "Plotly3", "Plotly3", "Plotly3", "Plotly3", "Plotly3", "Plotly3", "Plotly3", "Plotly3", "Plotly3"]}], "layout": {"bargap": 0.5, "barmode": "stack", "barnorm": "fraction", "height": 2600, "margin": {"b": 10}, "showlegend": false, "title": {"text": "plotly.colors.sequential"}, "xaxis": {"range": [-0.02, 1.02], "showgrid": false, "showticklabels": false}}}
